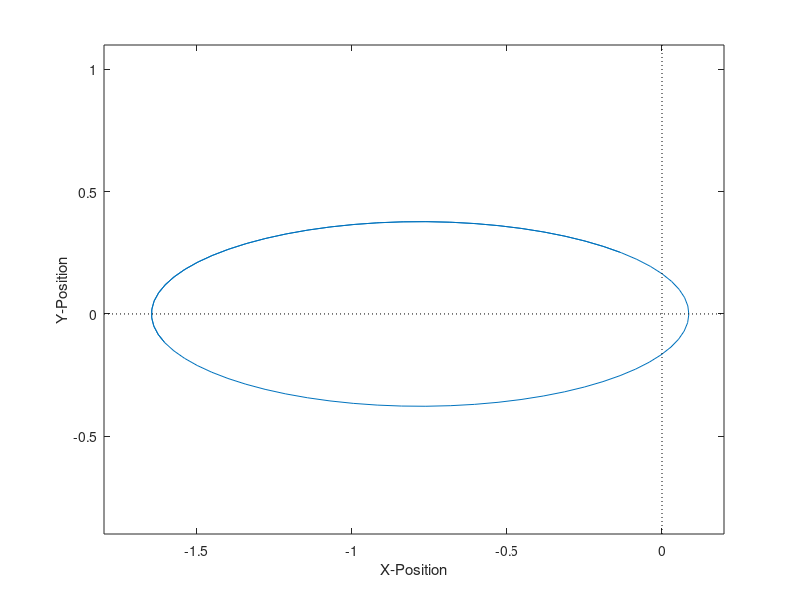

Write the MATLAB code that produced this figure. (Note: this script raises an error after producing the figure.)
%% prob 1.1 - orbit determination
% constants from problem
R0 = [0.0468388; 1.60929; 0];
V0 = [-0.0134275; 0.00898728; 0]; %first dim should be positive
mu = 0.00295;
V_norm = norm(V0);
R_norm =  norm(R0);

% eccentricity vector
e_vec = cross(V0,cross(R0,V0))/mu - R0/R_norm;
e = norm(e_vec);

% find semi-major axis
a = (2 / R_norm - V_norm^2/mu)^-1;

% find angular momentum
h_vec = cross(R0,V0);
h = norm(h_vec);

% parameter of ellipse
p_param = a*(1-e^2);

%% prob 1.2 - coordinate system
ihatE = e_vec/e;
ihatH = h_vec/h;
ihatP = cross(ihatE,ihatH);

A = [ihatE, ihatP, ihatH]; 
r0 = A*R0;
v0 = A*V0;

%% prob 1.3 - what is E0?
sigma0 = dot(R0,V0) / sqrt(mu);
r0_norm = norm(r0);
v0_norm = norm(v0);
sigma = dot(r0,v0) / sqrt(mu);
E0 = atan2((sigma0/sqrt(a)),(1-R_norm/a));%atan((sigma0/sqrt(a))/(1-R_norm/a));%atan2(1-R_norm/a, sigma0/sqrt(a));

%% prob 1.4 - express values of x, y coordinate using E
expf02 = sqrt((1+e) / (1-e)) * tan(E0/2);
f0 = 2 * atan(expf02);

n = sqrt(mu/a^3);
t0 = (1/n) * (E0 - e*sin(E0));
%syms Et real
Et = linspace(E0,E0+9,100)';
Etilde = Et-E0;
%func = (1/n)*(t-t0) - Etilde.*(1-r0_norm/a).*sin(Etilde) + (sigma0/sqrt(a)).*(cos(Etilde)-1);
r = a + (r0_norm-a)*cos(Etilde) + sigma0*sqrt(a)*sin(Etilde);
t = (Et - e*sin(Et))/n;
F = 1 - (a/r0_norm)*(1-cos(Etilde));
G = (t-t0) + sqrt(a^3/mu)*(sin(Etilde)-Etilde);
Fdot = -sqrt(mu*a)/(r*r0_norm)*sin(Etilde);
Gdot = 1 - (a/r)*(1-cos(Etilde));
x0 = r0(1);
y0 = r0(2);
xdot0 = v0(1);
ydot0 = v0(2);
x = x0*F + xdot0*G;
y = y0*F + ydot0*G;

figure; 
plot(x,y); hold on;
xlabel('X-Position');
ylabel('Y-Position');
xlim([-1.8,0.2]); ylim([-0.9,1.1]);
axh = gca; % use current axes
linestyle = ':'; % dotted
line(get(axh,'XLim'), [0 0], 'Color', 'k', 'LineStyle', linestyle);
line([0 0], get(axh,'YLim'), 'Color', 'k', 'LineStyle', linestyle);

%% prob 1.5 - perform an initial value calculation
% plot the orbit
p.mu_AUD = mu;
inits = [x0 y0 xdot0 ydot0];
% time span (one period)
tf = 2*pi*a^(3/2)/sqrt(p.mu_AUD);
tspan = linspace(0,tf,300);
% solve ode
opts = odeset;
[~,z]=ode45(@rhs,tspan,inits,opts,p);

figure
plot(z(:,1),z(:,2)); hold on;
title('X-Position vs. Y-Position');
xlim([-1.8,0.2]); ylim([-0.9,1.1]);
xlabel('X-Position');
ylabel('Y-Position');
axh = gca; % use current axes
linestyle = ':'; % dotted
line(get(axh,'XLim'), [0 0], 'Color', 'k', 'LineStyle', linestyle);
line([0 0], get(axh,'YLim'), 'Color', 'k', 'LineStyle', linestyle);

% plot on top of each other?

%% prob 1.6 - series expansion
% doesn't quite look right
clear t
%tf = 132;
t = linspace(t0,4*tf,100); %should I use a different tf to make orbit complete?
h0 = mu/r0_norm^3;
p0 = dot(r0,v0)/r0_norm^2;
f = 1 - h0*((t - t0).^2)/2 + h0*p0*((t - t0).^3)/2;
g = (t - t0) - h0*((t - t0).^3)/6;
x2 = f*x0 + g*xdot0;
y2 = f*y0 + g*ydot0;

figure
plot(x2,y2); hold on;
title('X-Position vs. Y-Position');
xlim([-1.8,0.2]); ylim([-0.9,1.1]);
xlabel('X-Position');
ylabel('Y-Position');
axh = gca; % use current axes
linestyle = ':'; % dotted
line(get(axh,'XLim'), [0 0], 'Color', 'k', 'LineStyle', linestyle);
line([0 0], get(axh,'YLim'), 'Color', 'k', 'LineStyle', linestyle);